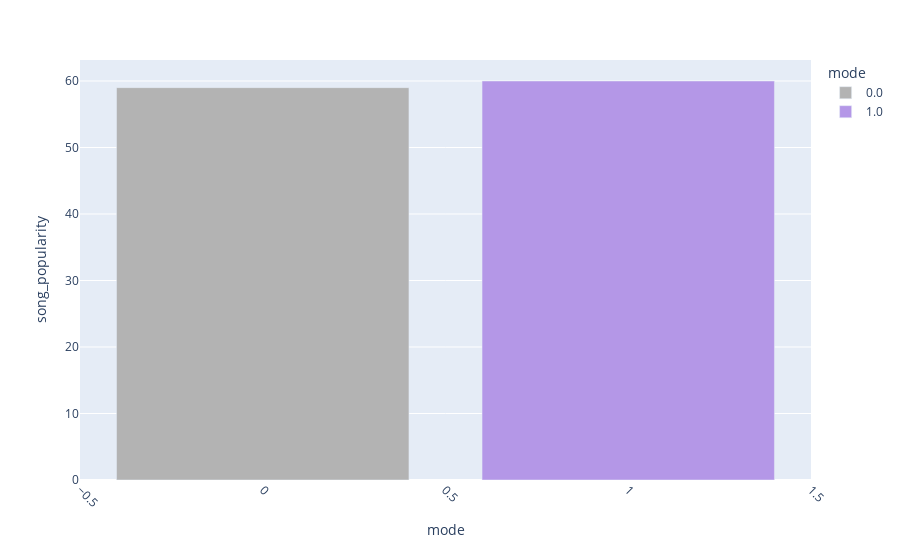

Source (notebook cell):
### Markdown cell above
### Does the mode of the song affect its popularity?

### Code cell
fig = px.bar(songdata.groupby('mode').median().reset_index(),
             x='mode',
             y='song_popularity',
             color='mode',
             color_discrete_sequence=px.colors.qualitative.Pastel_r)
fig.update_xaxes(tickangle=45)
fig.show()

### Figure 1 — Plotly figure (JSON) as saved in the notebook; plotly's stock layout.template omitted (floating-point values rounded to 4 significant figures)
{"data": [{"alignmentgroup": "True", "hovertemplate": "mode=%{x}<br>song_popularity=%{y}<extra></extra>", "legendgroup": "0.0", "marker": {"color": "rgb(179, 179, 179)", "pattern": {"shape": ""}}, "name": "0.0", "offsetgroup": "0.0", "orientation": "v", "showlegend": true, "textposition": "auto", "type": "bar", "x": [0], "xaxis": "x", "y": [59], "yaxis": "y"}, {"alignmentgroup": "True", "hovertemplate": "mode=%{x}<br>song_popularity=%{y}<extra></extra>", "legendgroup": "1.0", "marker": {"color": "rgb(180, 151, 231)", "pattern": {"shape": ""}}, "name": "1.0", "offsetgroup": "1.0", "orientation": "v", "showlegend": true, "textposition": "auto", "type": "bar", "x": [1], "xaxis": "x", "y": [60], "yaxis": "y"}], "layout": {"barmode": "relative", "legend": {"title": {"text": "mode"}, "tracegroupgap": 0}, "margin": {"t": 60}, "xaxis": {"anchor": "y", "categoryarray": [0, 1], "categoryorder": "array", "domain": [0, 1], "tickangle": 45, "title": {"text": "mode"}}, "yaxis": {"anchor": "x", "domain": [0, 1], "title": {"text": "song_popularity"}}}}
